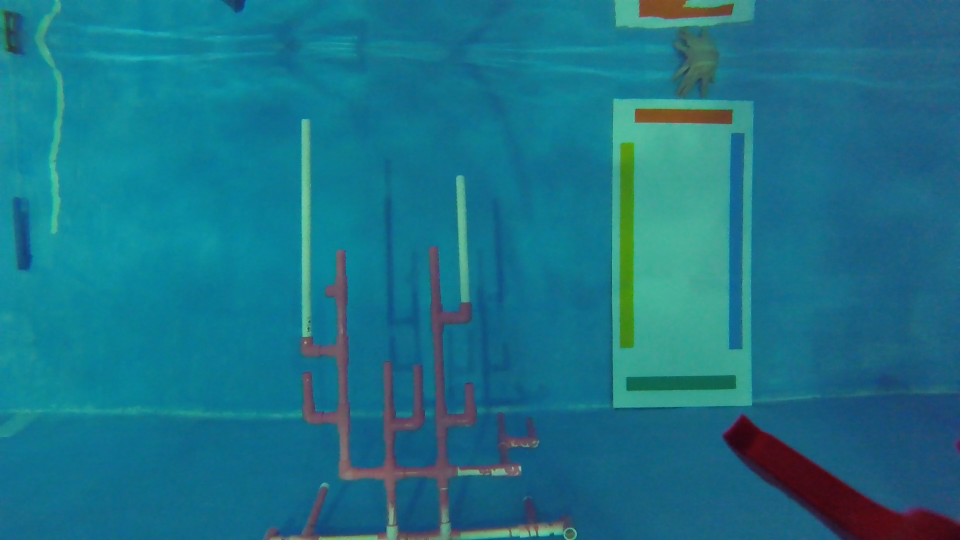
#> input picture scott/input/capture.png, 1920 x 1080 px (shown at 1/2 size)
$ python coral_water_scott.py
#> lines starting #> are read from the running program, lines starting #| are printed output that depends on the picture; after the words box and inside, x2 and y2 are one past the last pixel; in counts of white or black regions, pixels touching at a corner belong together
import numpy as np
import scipy.ndimage.morphology
from skimage import io, filters, measure, util, morphology, transform
from matplotlib import pyplot as plt

img = io.imread("./input/capture.png") # https://i.imgur.com/f8EBFd0.png
#> img is the input picture: shape (1080, 1920, 3); mean R, G, B 26.7, 115, 135.8
segment_img = img[:, :, 0]
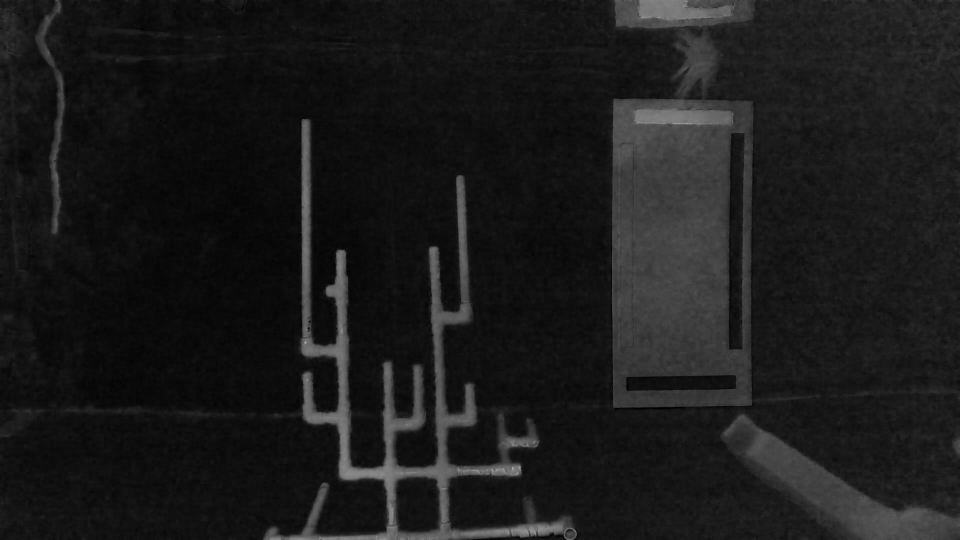
#> segment_img: shape (1080, 1920) (shown at 1/2 size); min 0, max 169, mean 26.7

coral = segment_img > filters.threshold_otsu(segment_img)
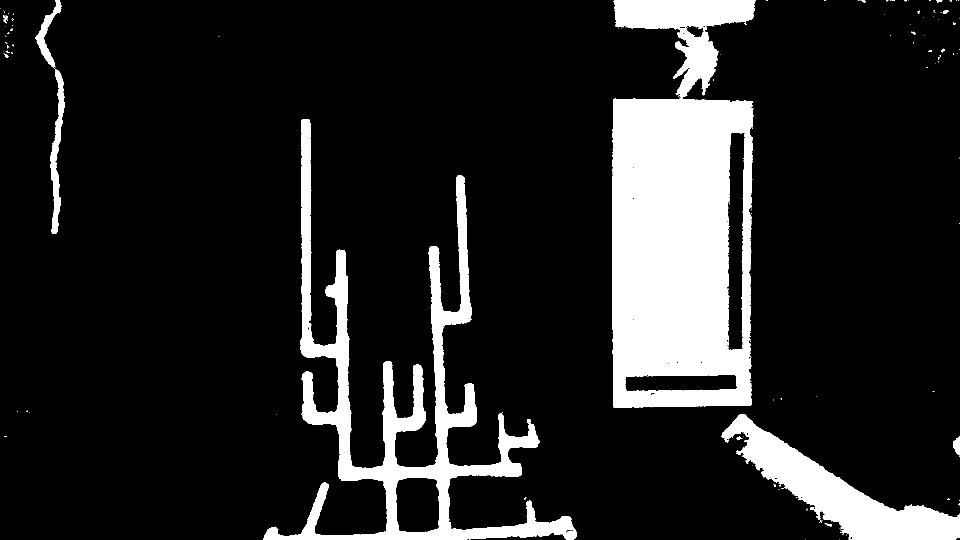
#> coral: shape (1080, 1920) bool (shown at 1/2 size); 14.3% white; 157 white regions (141 under 20 px)

print(coral.shape)
#| (1080, 1920)

regions = measure.regionprops(measure.label(coral), cache=False)
#> regions = 157 regions; largest, box (x1, y1, x2, y2) and area: (1224, 0, 1512, 815) 172784, (526, 238, 1154, 1080) 80132, (1443, 828, 1920, 1080) 35725, (100, 136, 129, 468) 3794, (71, 0, 123, 135) 1883
sort_regions = sorted(regions, key=lambda l: l.perimeter, reverse=True)
#> sort_regions has the same summary as regions

coral_mask = np.pad(sort_regions[0].image, (20, 20), 'constant')
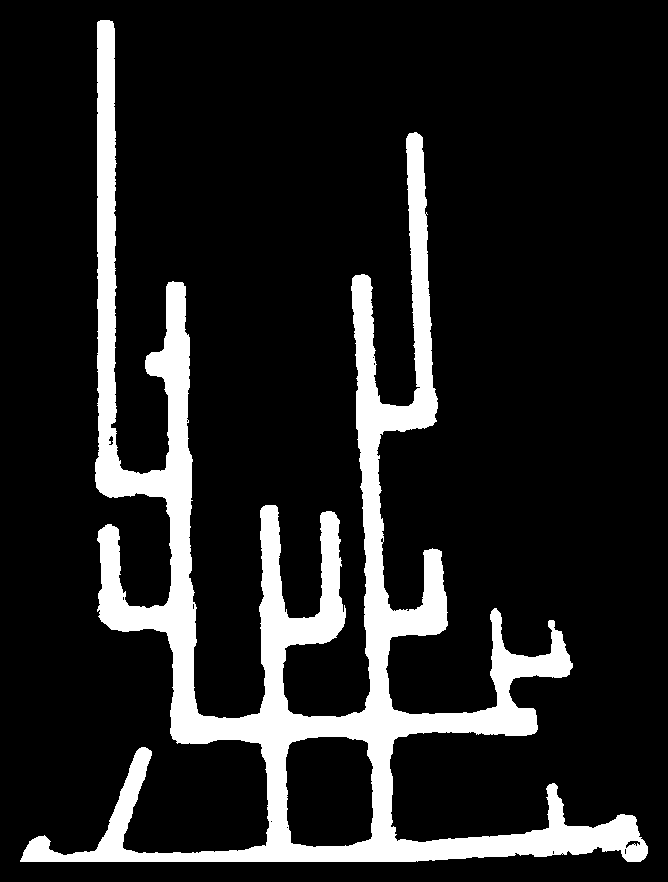
#> coral_mask: shape (882, 668) bool; 13.6% white; 1 white region, box (x1, y1, x2, y2) and area: (20, 20, 648, 862) 80132

print(coral_mask.shape)
#| (882, 668)

coral_mask_c = filters.gaussian(coral_mask, 5)
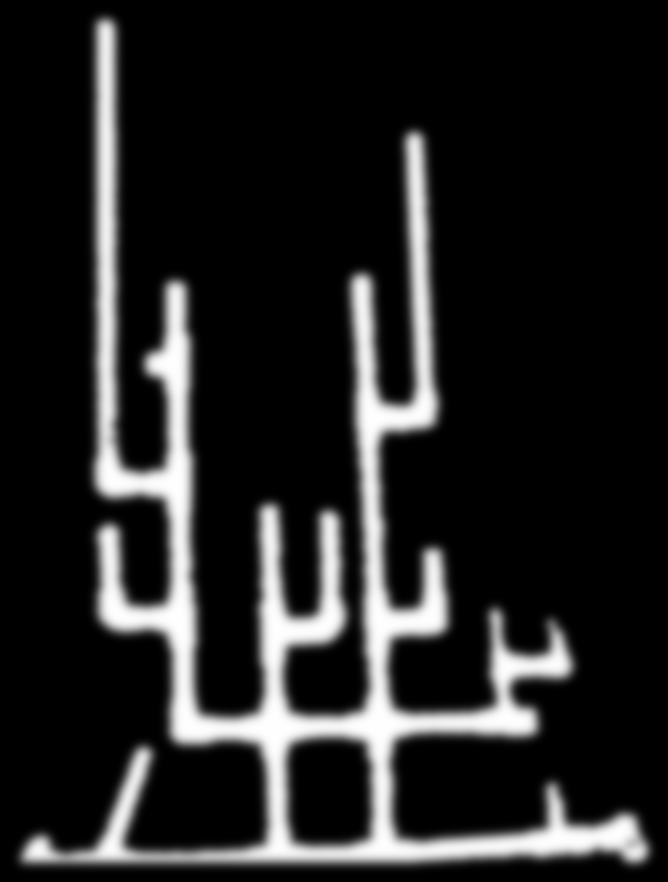
#> coral_mask_c: shape (882, 668) float64; min 0, max 1, mean 0.136
coral_mask_c = transform.rescale(coral_mask_c, 1/4) > .1
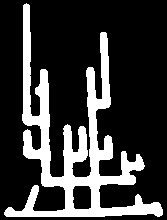
#> coral_mask_c: shape (220, 167) bool; 22.3% white; 1 white region, box (x1, y1, x2, y2) and area: (4, 3, 163, 217) 8199

coral_reduce = morphology.skeletonize(coral_mask_c)
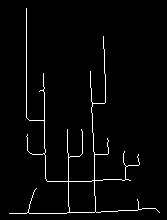
#> coral_reduce: shape (220, 167) bool; 2.6% white in thin lines or dots, all inside (x1, y1, x2, y2) = (9, 8, 160, 214)
coral_reduce = morphology.dilation(coral_reduce, morphology.square(1))

coral_ends = np.zeros_like(coral_reduce)

plt.subplot(131),plt.imshow(img)
plt.subplot(132),plt.imshow(segment_img)
plt.subplot(133),plt.imshow(coral_reduce)
plt.show()

end_kernels = [
    np.array([[0, 0, 0],
              [0, 0, 0],
              [0, 1, 0]]),
    np.array([[0, 0, 0],
              [1, 0, 0],
              [0, 0, 0]]),
    np.array([[0, 0, 0],
              [0, 0, 1],
              [0, 0, 0]]),
]

for kernel in end_kernels:
    coral_ends |= scipy.ndimage.morphology.binary_hit_or_miss(coral_reduce, kernel)

ends = morphology.dilation(coral_ends, morphology.square(5))
#> ends: shape (220, 167) bool; 1.2% white; 16 white regions, largest, box (x1, y1, x2, y2) and area: (23, 131, 30, 139) 44, (34, 185, 40, 191) 34, (24, 5, 29, 10) 25

coral_junc = np.zeros_like(coral_reduce)

center = np.array([[0, 0, 0],
                   [0, 1, 0],
                   [0, 0, 0]])

junc_kernels = [
    np.array([[0, 1, 0],
              [1, 0, 1],
              [0, 1, 0]]),

    np.array([[0, 1, 0],
              [0, 0, 1],
              [0, 1, 0]]),

    np.array([[0, 1, 0],
              [0, 0, 1],
              [0, 0, 0]]),

    np.array([[0, 1, 0],
              [0, 0, 1],
              [1, 0, 0]]),
]

for kernel in junc_kernels:
    for rot in range(3):
        coral_junc |= scipy.ndimage.morphology.binary_hit_or_miss(coral_reduce, np.rot90(kernel, rot))
        coral_junc |= scipy.ndimage.morphology.binary_hit_or_miss(coral_reduce, np.rot90(kernel, rot) + center)
#> coral_junc: shape (220, 167) bool; 0.11% white in thin lines or dots, all inside (x1, y1, x2, y2) = (26, 90, 160, 213)

junctions = morphology.dilation(coral_junc, morphology.square(5))
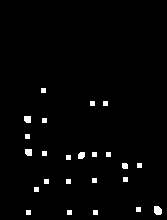
#> junctions: shape (220, 167) bool; 1.9% white; 24 white regions, largest, box (x1, y1, x2, y2) and area: (154, 206, 162, 215) 62, (24, 116, 31, 123) 46, (25, 149, 32, 156) 46

#> (the run stopped early here; a loop or call above may not have finished)
